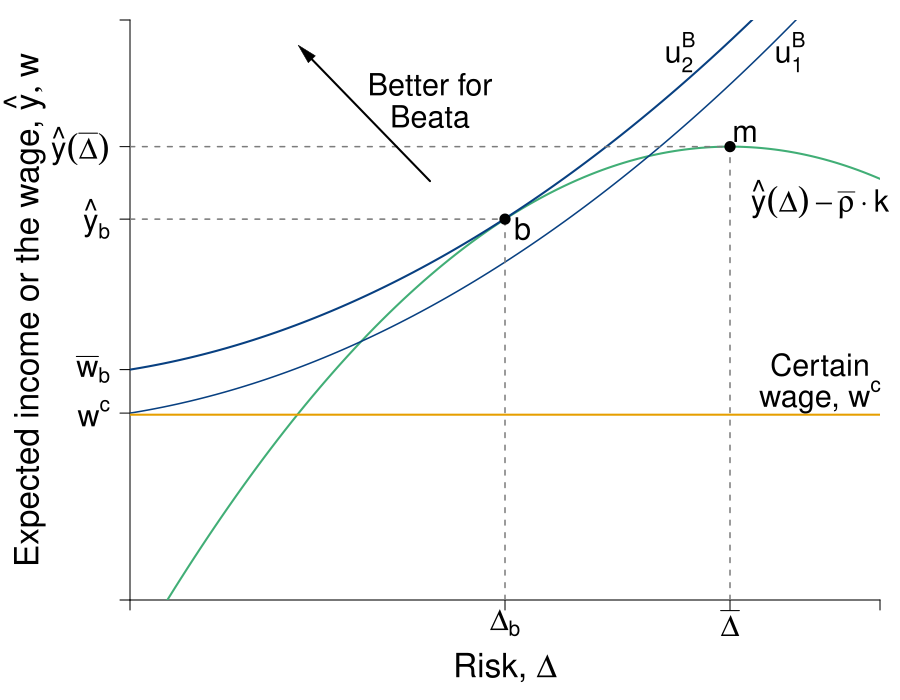

Write the R code that produced this figure.
require(ggplot2)
require(shape)
pdf(file = "capitalism/risk_contrast_b.pdf", width = 9, height = 7)

#Set parameters for graphics
axislabelsize <- 2
labelsize <- 1.8
namesize <- 1.8
annotatesize <- 1.6
graphlinewidth <- 2
segmentlinewidth <- 1.5
a <- c(2, 4, 6)


COL <- c("#7fc97f", "#beaed4", "#fdc086", "#ffff99", "#386cb0", "#f0027f", "#bf5b17", "#666666")
COLA <- c("#e0f3db", "#99d8c9","#66c2a4","#41ae76", "#238b45", "#005824")
COLB <- c("#c6dbef", "#4eb3d3", "#2b8cbe", "#0868ac","#084081")
COLC <- c("#fcfbfd", "#efedf5", "#dadaeb", "#bcbddc", "#9e9ac8", "#807dba", "#6a51a3", "#54278f", "#3f007d")
grays <- gray.colors(25, start = 1, end = 0, alpha = 1)
CBCols <- c("#009E73","#0072B2","#E69F00","#CC79A7", "#F0E442")
par(mar =  c(5, 6.5, 1, 1))
xlims <- c(0, 15)
ylims <- c(0, 18)

riskreturn <- function(g, int1 = 14.07, int2 = 4, coeff = 1/3){
  int1 - (int2 - (coeff)*g)^2
}

uA <- function(y, g, slope = 0.5){
  y + y*g  - slope*g^2
}

indiffA <- function(g, intercept = 3, slope1 = 0.25, slope2 = 0.12){
  intercept  + slope1*g + slope2*g^2
}

indiffA2 <- function(g, intercept = 3, slope1 = 0.25, slope2 = 0.05){
  intercept  + slope1*g + slope2*g^2
}

#Plot command 
plot(0, 0, xlim = xlims, ylim = ylims, 
     type = "n",
     xlab = expression(paste("")),
     ylab = expression(paste("")), 
     axes = FALSE,
     # xlab = expression(paste("Bob's Payoff, ", u^B)),
     # ylab = expression(paste("Alfredo's Payoff, ", u^A)),
     #xaxt = "n", 
     #yaxt = "n", 
     cex.lab = axislabelsize, 
     bty = "n", 
     xaxs="i", 
     yaxs="i"
)


#Customize ticks and labels for the plot
# ticksy <- seq(ylims[1], ylims[2], 3)
# ylabels <- seq(ylims[1], ylims[2], 3)
# ticksx <- seq(xlims[1], xlims[2], 5)
# xlabels <- seq(xlims[1], xlims[2], 5)
ticksx <- c(0, 7.5, 12, xlims[2])
#ticksx <- c(0, 5.2, 12, xlims[2])
xlabels <- c(NA, expression(paste(Delta[b])), expression(paste( bar(Delta) )), NA)
#xlabels <- c(NA, expression(paste(Delta[a])), expression(paste( bar(Delta) )), NA)
ticksy <- c(0, 5.8, 7.15, riskreturn(7.5), riskreturn(g = 12), ylims[2])
#ticksy <- c(0, 4.4, 5.8, riskreturn(5.2), riskreturn(g = 12), ylims[2])
ylabels <- c(NA, expression(paste(w^c)), expression(paste(bar(w)[b] )), expression(paste(hat(y)[b])), expression(paste(hat(y)*(bar(Delta)) )), NA)

axis(1, at = ticksx, pos = 0, labels = xlabels, cex.axis = labelsize)
axis(2, at = ticksy, pos = 0, labels = ylabels, las = 1, cex.axis = labelsize)

#Axis labels and draw linear utility function
#mtext(expression(paste("Risk, ", Delta)), side = 1, line = 3, cex = axislabelsize)
text(0.5*xlims[2], -2.1, expression(paste("Risk, ", Delta)), xpd = TRUE, cex = axislabelsize) 
text(-2.1, 0.5*ylims[2], expression(paste("Expected income or the wage, ", list(hat(y), w))), xpd = TRUE, cex = axislabelsize, srt = 90) 


npts <- 500 
xx1 <- seq(xlims[1], xlims[2], length.out = npts)
lines(xx1, riskreturn(xx1), col = COLA[4], lwd = graphlinewidth, lty = 1)
#lines(xx1, indiffA(xx1, intercept = 4.4), col = COLB[3], lwd = graphlinewidth, lty = 1)
#lines(xx1, indiffA(xx1, intercept = 5.8), col = COLB[3], lwd = segmentlinewidth, lty = 1)
#lines(xx1, indiffA(xx1, intercept = 8), col = COLB[3], lwd = graphlinewidth, lty = 1)
lines(xx1, indiffA2(xx1, intercept = 7.15), col = COLB[5], lwd = graphlinewidth, lty = 1)
lines(xx1, indiffA2(xx1, intercept = 5.8), col = COLB[5], lwd = segmentlinewidth, lty = 1)

#lines(xx1, indiffA2(xx1, intercept = 10), col = COLB[5], lwd = graphlinewidth, lty = 1)

#Add points a, b, c and c
# segments(5.2, 0, 5.2, riskreturn(g = 5.2), lty = 2, col = grays[20], lwd = segmentlinewidth)
# segments(0, riskreturn(g = 5.2), 5.2, riskreturn(g = 5.2), lty = 2, col = grays[20], lwd = segmentlinewidth)
# points(5.2, riskreturn(g = 5.2), pch = 16, col = "black", cex = 1.5)
# text(5.2 + 0.35, riskreturn(g = 5.2) - 0.05, expression(a), cex = labelsize)


segments(7.5, 0, 7.5, riskreturn(g = 7.5) , lty = 2, col = grays[20], lwd = segmentlinewidth)
segments(0, riskreturn(g = 7.5) , 7.5, riskreturn(g = 7.5) , lty = 2, col = grays[20], lwd = segmentlinewidth)
points(7.5, riskreturn(g = 7.5) , pch = 16, col = "black", cex = 1.5)
text(7.5 + 0.35, riskreturn(g = 7.5) - 0.3, expression(b), cex = labelsize)


segments(12, 0, 12, riskreturn(g = 12) , lty = 2, col = grays[20], lwd = segmentlinewidth)
segments(0, riskreturn(g = 12) , 12, riskreturn(g = 12) , lty = 2, col = grays[20], lwd = segmentlinewidth)
text(12 + 0.3, riskreturn(g = 12) + 0.4, expression(m), cex = labelsize)
points(12, riskreturn(g = 12) , pch = 16, col = "black", cex = 1.5)


#Segment for next best wage offer
segments(0, 5.75, xlims[2], 5.75, lty = 1, col = CBCols[3], lwd = graphlinewidth)
text(13.8, 7.3, expression(paste("Certain")), cex = labelsize)
text(13.8, 6.3, expression(paste("wage, ", w^c)), cex = labelsize)





#Label risk return schedule
text(13.8, riskreturn(g = 14) - 1.2, expression(paste(hat(y)*(Delta) - bar(rho)%.%k) ), cex = labelsize, xpd =  TRUE)

#Label value functions
text(13.2, 17, expression(u[1]^B), cex = labelsize)
text(11, 17, expression(u[2]^B), cex = labelsize)
# text(9.7, 17, expression(u[1]^A), cex = labelsize)
#text(8.2, 17, expression(u[2]^A), cex = labelsize)

text(6, 16, expression(paste("Better for")), cex = labelsize)
text(6, 15, expression(paste("Beata")), cex = labelsize)
Arrows(6, 13, 3.5, 17,
       col = "black", lty = 1, lwd = 2,
       arr.type = "triangle", xpd = TRUE,
       arr.lwd = 0.5, code = 2)


dev.off()
